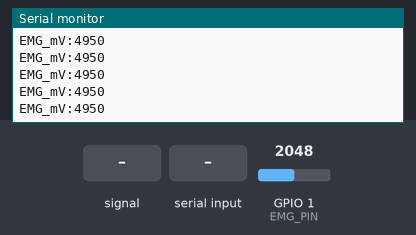
Bench run of a sketch on a simulated ESP32-S3. On the bench: the last lines printed to the serial monitor. The inputs (shaded band) are chosen by the test bench; at power-on: GPIO 1 (EMG_PIN) = 2048 (analog values on the 0–4095 scale).

Above: at 2.2 s.
2.3 s: GPIO 1 (EMG_PIN) fed a 200 Hz sine of ±327 counts around its level
At 2.9 s:
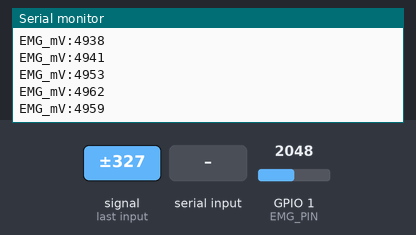
3.8 s: GPIO 1 (EMG_PIN) set to 2866
At 4.7 s:
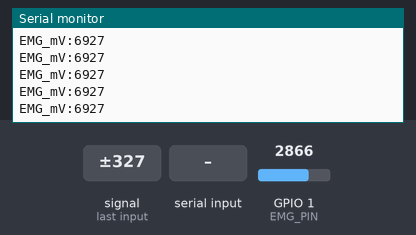
6.8 s: GPIO 1 (EMG_PIN) set to 3603
At 7.8 s:
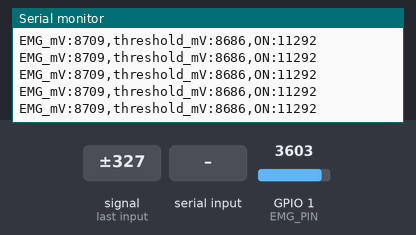
8.3 s: "r" received over Serial
At 8.8 s:
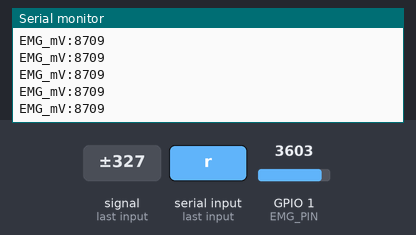
9.8 s: GPIO 1 (EMG_PIN) fed a 200 Hz sine of ±327 counts around its level
At 10.6 s:
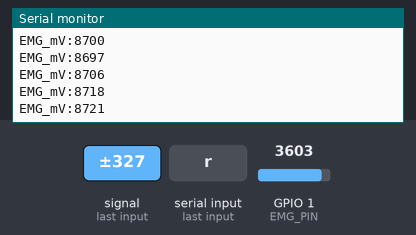
11.3 s: "R" received over Serial
Timing chart, 0 to 13.8 s (numbered marks = the images above; inputs shaded):
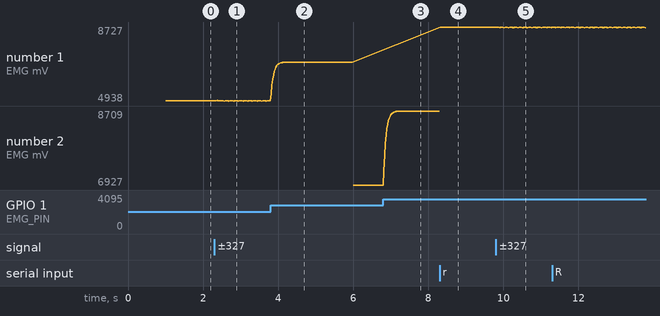

The sketch:

emg_redboard_devkit.ino
```cpp
/*
  emg_redboard_devkit  (v3)  -  ESP32-S3 DevKit + red analog EMG board (+VS / GND / -VS) on two 9 V batteries
  ---------------------------------------------------------------------------------------------------------
  The red board outputs a SMOOTH muscle-activity voltage: relaxed -> low, muscle working -> rises.
  It reaches the ESP32 through a 1/3 divider (3 equal resistors), so the code multiplies back by 3.

  v3 changes:
   - prints ONLY numbers (no text) so the Serial Plotter does not get confused / zoomed out
   - shows millivolts (mV) so small changes are easy to see
   - averages 8 readings each time to cut the ESP32's own reading noise

  Board: "ESP32S3 Dev Module", USB-C "USB-UART". Serial Plotter 115200.
  After uploading: CLOSE the plotter and OPEN it again (clears the old messy legend).
  Keep the arm RELAXED for the first 5 seconds (only the EMG_mV line shows during that time).
  Type r + Send to re-learn the resting level.
*/

const int   EMG_PIN    = 1;
const float DIVIDER    = 3.0;     // 3 equal resistors -> ESP32 sees 1/3 of the sensor voltage
const float MARGIN     = 3.0;     // threshold = rest + MARGIN x wobble (lower = more sensitive)
const float MIN_WOBBLE = 10.0;    // mV. Smallest allowed rest wobble -> threshold at least 30 mV above rest
const int   HOLD_MS    = 200;     // must stay above threshold this long to count as ON

float level = 0;                  // smoothed sensor voltage (mV)
float restMean = 0, restVar = 0; long restN = 0;
bool  calibrating = true; unsigned long calStart = 0;
float threshold = 0;
unsigned long aboveSince = 0; bool on = false;
unsigned long nextSample = 0, lastPrint = 0;

float readSensor_mV() {
  long sum = 0;
  for (int i = 0; i < 8; i++) sum += analogReadMilliVolts(EMG_PIN);
  return (sum / 8.0) * DIVIDER;
}

void startCalibration() {
  calibrating = true; calStart = millis(); restMean = 0; restVar = 0; restN = 0;
}

void setup() {
  Serial.begin(115200);
  analogReadResolution(12);
  analogSetPinAttenuation(EMG_PIN, ADC_0db);   // finer reading of small voltages. Pin is still safe up to 3.3 V.
  level = readSensor_mV();
  delay(1000);
  startCalibration();
}

void loop() {
  if (Serial.available()) { char c = Serial.read(); if (c == 'r' || c == 'R') startCalibration(); }

  unsigned long now = micros();
  if ((long)(now - nextSample) < 0) return;
  nextSample = now + 2000;                       // 500 times per second

  level += (readSensor_mV() - level) * 0.03f;    // smooth (~70 ms)

  unsigned long ms = millis();
  if (calibrating) {
    restN++; float d = level - restMean; restMean += d / restN; restVar += d * (level - restMean);
    if (ms - calStart > 5000) {
      float sd = sqrt(restVar / max(1L, restN - 1));
      threshold = restMean + MARGIN * max(sd, MIN_WOBBLE);
      calibrating = false;
    }
  } else {
    if (level > threshold) { if (!aboveSince) aboveSince = ms; if (ms - aboveSince >= (unsigned long)HOLD_MS) on = true; }
    else { aboveSince = 0; on = false; }
  }

  if (ms - lastPrint >= 20) {                    // 50 points per second
    lastPrint = ms;
    Serial.print("EMG_mV:"); Serial.print(level, 0);
    if (!calibrating) {
      Serial.print(",threshold_mV:"); Serial.print(threshold, 0);
      Serial.print(",ON:"); Serial.print(on ? threshold * 1.3 : restMean * 0.7, 0);
    }
    Serial.println();
  }
}
```

Measured:
- after the input at 2.3 s, the serial monitor: prints a new line at once (image 1)
- after the input at 3.8 s, the serial monitor: prints a new line at once (image 2)
- after the input at 6.8 s, the serial monitor: prints a new line at once (image 3)
- after the input at 8.3 s, the serial monitor: prints a new line at once (image 4)
- after the input at 9.8 s, the serial monitor: prints a new line at once (image 5)
- plotted number 1: 4950 → 4949 after the input at 2.3 s, 4949 → 6927 after the input at 3.8 s, 8709 → 8704 after the input at 9.8 s
- plotted number 2: 6927 → 8709 after the input at 6.8 s
